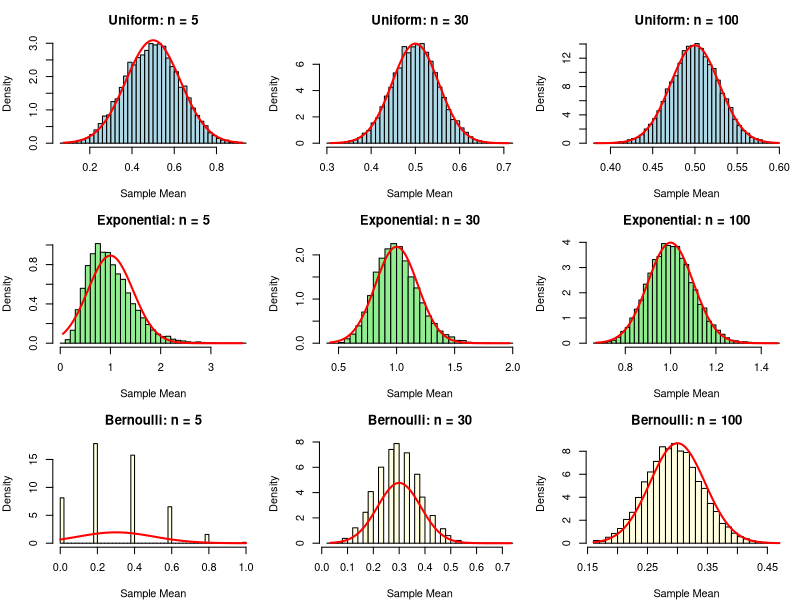

This chart was generated by the following R code:
# =============================================================================
# Gov 2001: Lecture 05b - Central Limit Theorem
# Spring 2026
# =============================================================================

# This script demonstrates the Central Limit Theorem through simulation.
# Key insight: Sample means are approximately normal, regardless of the
# population distribution, when n is large enough.

# -----------------------------------------------------------------------------
# Setup
# -----------------------------------------------------------------------------

set.seed(2026)  # For reproducibility

# -----------------------------------------------------------------------------
# CLT Simulation: Different Population Distributions
# -----------------------------------------------------------------------------

# Function to simulate sampling distribution of the mean
simulate_sampling_dist <- function(pop_sample_fn, n_obs, n_samples = 10000) {
  sample_means <- replicate(n_samples, mean(pop_sample_fn(n_obs)))
  return(sample_means)
}

# We'll try different population distributions:
# 1. Uniform (symmetric, not normal)
# 2. Exponential (right-skewed)
# 3. Bernoulli (discrete, 0/1)

# -----------------------------------------------------------------------------
# Example 1: Uniform Distribution
# -----------------------------------------------------------------------------

# Population: Uniform(0, 1)
# True mean: 0.5
# True variance: 1/12

cat("=== Uniform(0,1) Population ===\n")
cat("True mean: 0.5\n")
cat("True variance: 0.0833\n\n")

# Simulate for different sample sizes
for (n in c(5, 30, 100)) {
  means <- simulate_sampling_dist(function(n) runif(n, 0, 1), n)
  cat(sprintf("n = %3d: Mean of means = %.4f, SD of means = %.4f\n",
              n, mean(means), sd(means)))
  cat(sprintf("         Theory predicts SD = %.4f\n\n", sqrt((1/12)/n)))
}

# -----------------------------------------------------------------------------
# Example 2: Exponential Distribution (Skewed!)
# -----------------------------------------------------------------------------

# Population: Exponential(rate = 1)
# True mean: 1
# True variance: 1

cat("=== Exponential(1) Population (Right-Skewed) ===\n")
cat("True mean: 1\n")
cat("True variance: 1\n\n")

for (n in c(5, 30, 100)) {
  means <- simulate_sampling_dist(function(n) rexp(n, rate = 1), n)
  cat(sprintf("n = %3d: Mean of means = %.4f, SD of means = %.4f\n",
              n, mean(means), sd(means)))
  cat(sprintf("         Theory predicts SD = %.4f\n\n", sqrt(1/n)))
}

# -----------------------------------------------------------------------------
# Example 3: Bernoulli Distribution (Discrete!)
# -----------------------------------------------------------------------------

# Population: Bernoulli(0.3)
# True mean: 0.3
# True variance: 0.3 * 0.7 = 0.21

cat("=== Bernoulli(0.3) Population (Discrete) ===\n")
cat("True mean: 0.3\n")
cat("True variance: 0.21\n\n")

for (n in c(5, 30, 100)) {
  means <- simulate_sampling_dist(function(n) rbinom(n, 1, 0.3), n)
  cat(sprintf("n = %3d: Mean of means = %.4f, SD of means = %.4f\n",
              n, mean(means), sd(means)))
  cat(sprintf("         Theory predicts SD = %.4f\n\n", sqrt(0.21/n)))
}

# -----------------------------------------------------------------------------
# Visualizing the CLT
# -----------------------------------------------------------------------------

# Set up 3x3 plot: rows = distribution, cols = sample size
par(mfrow = c(3, 3), mar = c(4, 4, 3, 1))

sample_sizes <- c(5, 30, 100)
n_sims <- 10000

# Row 1: Uniform
for (n in sample_sizes) {
  means <- simulate_sampling_dist(function(n) runif(n, 0, 1), n, n_sims)
  hist(means, breaks = 40, probability = TRUE, col = "lightblue",
       main = paste0("Uniform: n = ", n), xlab = "Sample Mean")
  # Overlay theoretical normal
  x <- seq(min(means), max(means), length.out = 100)
  lines(x, dnorm(x, mean = 0.5, sd = sqrt((1/12)/n)), col = "red", lwd = 2)
}

# Row 2: Exponential
for (n in sample_sizes) {
  means <- simulate_sampling_dist(function(n) rexp(n, 1), n, n_sims)
  hist(means, breaks = 40, probability = TRUE, col = "lightgreen",
       main = paste0("Exponential: n = ", n), xlab = "Sample Mean")
  x <- seq(min(means), max(means), length.out = 100)
  lines(x, dnorm(x, mean = 1, sd = sqrt(1/n)), col = "red", lwd = 2)
}

# Row 3: Bernoulli
for (n in sample_sizes) {
  means <- simulate_sampling_dist(function(n) rbinom(n, 1, 0.3), n, n_sims)
  hist(means, breaks = 40, probability = TRUE, col = "lightyellow",
       main = paste0("Bernoulli: n = ", n), xlab = "Sample Mean")
  x <- seq(min(means), max(means), length.out = 100)
  lines(x, dnorm(x, mean = 0.3, sd = sqrt(0.21/n)), col = "red", lwd = 2)
}

par(mfrow = c(1, 1))  # Reset

# -----------------------------------------------------------------------------
# The CLT in Action: Confidence Interval Coverage
# -----------------------------------------------------------------------------

# If CLT works, 95% CIs should cover the true mean 95% of the time

cat("\n=== 95% CI Coverage Simulation ===\n")

true_mean <- 1  # Exponential(1)
n <- 50
n_sims <- 10000

# Function to check if CI covers true mean
check_coverage <- function() {
  sample <- rexp(n, rate = 1)
  x_bar <- mean(sample)
  se <- sd(sample) / sqrt(n)
  ci_lower <- x_bar - 1.96 * se
  ci_upper <- x_bar + 1.96 * se
  return(ci_lower <= true_mean & true_mean <= ci_upper)
}

coverage <- mean(replicate(n_sims, check_coverage()))
cat(sprintf("With n = %d from Exponential(1):\n", n))
cat(sprintf("  95%% CI coverage rate: %.1f%%\n", coverage * 100))
cat("  (Should be close to 95%)\n")

# -----------------------------------------------------------------------------
# Key Takeaway
# -----------------------------------------------------------------------------

cat("\n=== KEY TAKEAWAY ===\n")
cat("The CLT tells us that sample means are approximately normal:\n")
cat("  X_bar ~ N(mu, sigma^2/n)\n")
cat("This works regardless of the population distribution!\n")
cat("The approximation gets better as n increases.\n")
